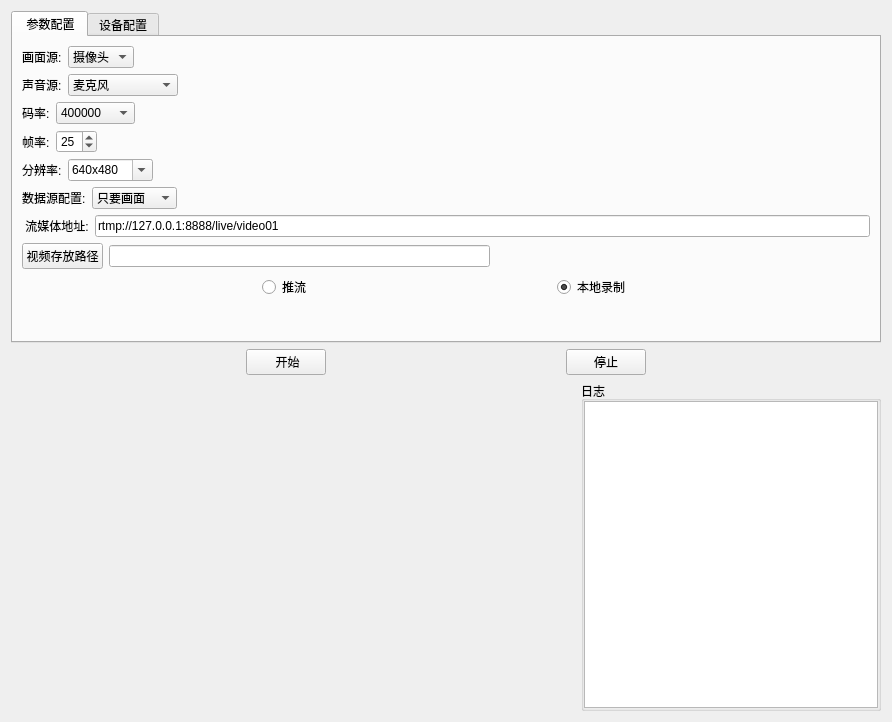
<?xml version="1.0" encoding="UTF-8"?>
<ui version="4.0">
 <class>Widget</class>
 <widget class="QWidget" name="Widget">
  <property name="geometry">
   <rect>
    <x>0</x>
    <y>0</y>
    <width>892</width>
    <height>722</height>
   </rect>
  </property>
  <property name="windowTitle">
   <string>Widget</string>
  </property>
  <layout class="QVBoxLayout" name="verticalLayout_3">
   <item>
    <widget class="QTabWidget" name="tabWidget">
     <property name="maximumSize">
      <size>
       <width>16777215</width>
       <height>370</height>
      </size>
     </property>
     <property name="currentIndex">
      <number>0</number>
     </property>
     <widget class="QWidget" name="tab">
      <attribute name="title">
       <string> 参数配置</string>
      </attribute>
      <layout class="QVBoxLayout" name="verticalLayout">
       <item>
        <layout class="QHBoxLayout" name="horizontalLayout">
         <item>
          <widget class="QLabel" name="label">
           <property name="text">
            <string>画面源:</string>
           </property>
          </widget>
         </item>
         <item>
          <widget class="QComboBox" name="comboBox_video_input">
           <item>
            <property name="text">
             <string>摄像头</string>
            </property>
           </item>
           <item>
            <property name="text">
             <string>桌面</string>
            </property>
           </item>
          </widget>
         </item>
         <item>
          <spacer name="horizontalSpacer">
           <property name="orientation">
            <enum>Qt::Horizontal</enum>
           </property>
           <property name="sizeHint" stdset="0">
            <size>
             <width>40</width>
             <height>20</height>
            </size>
           </property>
          </spacer>
         </item>
        </layout>
       </item>
       <item>
        <layout class="QHBoxLayout" name="horizontalLayout_9">
         <item>
          <widget class="QLabel" name="label_8">
           <property name="text">
            <string>声音源:</string>
           </property>
          </widget>
         </item>
         <item>
          <widget class="QComboBox" name="comboBox_audio_input">
           <item>
            <property name="text">
             <string>麦克风</string>
            </property>
           </item>
           <item>
            <property name="text">
             <string>扬声器</string>
            </property>
           </item>
           <item>
            <property name="text">
             <string>麦克风+扬声器</string>
            </property>
           </item>
          </widget>
         </item>
         <item>
          <spacer name="horizontalSpacer_10">
           <property name="orientation">
            <enum>Qt::Horizontal</enum>
           </property>
           <property name="sizeHint" stdset="0">
            <size>
             <width>40</width>
             <height>20</height>
            </size>
           </property>
          </spacer>
         </item>
        </layout>
       </item>
       <item>
        <layout class="QHBoxLayout" name="horizontalLayout_2">
         <item>
          <widget class="QLabel" name="label_2">
           <property name="text">
            <string>码率:</string>
           </property>
          </widget>
         </item>
         <item>
          <widget class="QComboBox" name="comboBox_rate">
           <item>
            <property name="text">
             <string>400000</string>
            </property>
           </item>
           <item>
            <property name="text">
             <string>3000000</string>
            </property>
           </item>
          </widget>
         </item>
         <item>
          <spacer name="horizontalSpacer_2">
           <property name="orientation">
            <enum>Qt::Horizontal</enum>
           </property>
           <property name="sizeHint" stdset="0">
            <size>
             <width>40</width>
             <height>20</height>
            </size>
           </property>
          </spacer>
         </item>
        </layout>
       </item>
       <item>
        <layout class="QHBoxLayout" name="horizontalLayout_3">
         <item>
          <widget class="QLabel" name="label_3">
           <property name="text">
            <string>帧率:</string>
           </property>
          </widget>
         </item>
         <item>
          <widget class="QSpinBox" name="spinBox_framCnt">
           <property name="value">
            <number>25</number>
           </property>
          </widget>
         </item>
         <item>
          <spacer name="horizontalSpacer_3">
           <property name="orientation">
            <enum>Qt::Horizontal</enum>
           </property>
           <property name="sizeHint" stdset="0">
            <size>
             <width>40</width>
             <height>20</height>
            </size>
           </property>
          </spacer>
         </item>
        </layout>
       </item>
       <item>
        <layout class="QHBoxLayout" name="horizontalLayout_4">
         <item>
          <widget class="QLabel" name="label_4">
           <property name="text">
            <string>分辨率:</string>
           </property>
          </widget>
         </item>
         <item>
          <widget class="QComboBox" name="comboBox_WxH">
           <property name="editable">
            <bool>true</bool>
           </property>
           <item>
            <property name="text">
             <string>640x480</string>
            </property>
           </item>
           <item>
            <property name="text">
             <string>1280x720</string>
            </property>
           </item>
          </widget>
         </item>
         <item>
          <spacer name="horizontalSpacer_4">
           <property name="orientation">
            <enum>Qt::Horizontal</enum>
           </property>
           <property name="sizeHint" stdset="0">
            <size>
             <width>40</width>
             <height>20</height>
            </size>
           </property>
          </spacer>
         </item>
        </layout>
       </item>
       <item>
        <layout class="QHBoxLayout" name="horizontalLayout_14">
         <item>
          <widget class="QLabel" name="label_10">
           <property name="text">
            <string>数据源配置:</string>
           </property>
          </widget>
         </item>
         <item>
          <widget class="QComboBox" name="comboBox_data_conf">
           <item>
            <property name="text">
             <string>只要画面</string>
            </property>
           </item>
           <item>
            <property name="text">
             <string>画面+声音</string>
            </property>
           </item>
          </widget>
         </item>
         <item>
          <spacer name="horizontalSpacer_17">
           <property name="orientation">
            <enum>Qt::Horizontal</enum>
           </property>
           <property name="sizeHint" stdset="0">
            <size>
             <width>40</width>
             <height>20</height>
            </size>
           </property>
          </spacer>
         </item>
        </layout>
       </item>
       <item>
        <layout class="QHBoxLayout" name="horizontalLayout_13">
         <item>
          <widget class="QLabel" name="label_9">
           <property name="text">
            <string> 流媒体地址:</string>
           </property>
          </widget>
         </item>
         <item>
          <widget class="QLineEdit" name="lineEdit_PushStreamAddr">
           <property name="text">
            <string>rtmp://127.0.0.1:8888/live/video01</string>
           </property>
          </widget>
         </item>
        </layout>
       </item>
       <item>
        <layout class="QHBoxLayout" name="horizontalLayout_16">
         <item>
          <widget class="QPushButton" name="pushButton_selectPath">
           <property name="text">
            <string>视频存放路径</string>
           </property>
          </widget>
         </item>
         <item>
          <widget class="QLineEdit" name="lineEdit_VideoSavePath">
           <property name="text">
            <string/>
           </property>
          </widget>
         </item>
         <item>
          <spacer name="horizontalSpacer_18">
           <property name="orientation">
            <enum>Qt::Horizontal</enum>
           </property>
           <property name="sizeHint" stdset="0">
            <size>
             <width>40</width>
             <height>20</height>
            </size>
           </property>
          </spacer>
         </item>
        </layout>
       </item>
       <item>
        <layout class="QHBoxLayout" name="horizontalLayout_12">
         <item>
          <spacer name="horizontalSpacer_14">
           <property name="orientation">
            <enum>Qt::Horizontal</enum>
           </property>
           <property name="sizeHint" stdset="0">
            <size>
             <width>40</width>
             <height>20</height>
            </size>
           </property>
          </spacer>
         </item>
         <item>
          <widget class="QRadioButton" name="radioButton_send_stream">
           <property name="text">
            <string>推流</string>
           </property>
          </widget>
         </item>
         <item>
          <spacer name="horizontalSpacer_16">
           <property name="orientation">
            <enum>Qt::Horizontal</enum>
           </property>
           <property name="sizeHint" stdset="0">
            <size>
             <width>40</width>
             <height>20</height>
            </size>
           </property>
          </spacer>
         </item>
         <item>
          <widget class="QRadioButton" name="radioButton_save_stream">
           <property name="text">
            <string>本地录制</string>
           </property>
           <property name="checked">
            <bool>true</bool>
           </property>
          </widget>
         </item>
         <item>
          <spacer name="horizontalSpacer_15">
           <property name="orientation">
            <enum>Qt::Horizontal</enum>
           </property>
           <property name="sizeHint" stdset="0">
            <size>
             <width>40</width>
             <height>20</height>
            </size>
           </property>
          </spacer>
         </item>
        </layout>
       </item>
       <item>
        <spacer name="verticalSpacer">
         <property name="orientation">
          <enum>Qt::Vertical</enum>
         </property>
         <property name="sizeHint" stdset="0">
          <size>
           <width>20</width>
           <height>31</height>
          </size>
         </property>
        </spacer>
       </item>
      </layout>
     </widget>
     <widget class="QWidget" name="widget">
      <attribute name="title">
       <string>设备配置</string>
      </attribute>
      <layout class="QVBoxLayout" name="verticalLayout_2">
       <item>
        <layout class="QHBoxLayout" name="horizontalLayout_5">
         <item>
          <widget class="QLabel" name="label_5">
           <property name="text">
            <string>摄像头设备:</string>
           </property>
          </widget>
         </item>
         <item>
          <widget class="QComboBox" name="comboBox_video_list"/>
         </item>
         <item>
          <spacer name="horizontalSpacer_7">
           <property name="orientation">
            <enum>Qt::Horizontal</enum>
           </property>
           <property name="sizeHint" stdset="0">
            <size>
             <width>40</width>
             <height>20</height>
            </size>
           </property>
          </spacer>
         </item>
        </layout>
       </item>
       <item>
        <layout class="QHBoxLayout" name="horizontalLayout_7">
         <item>
          <widget class="QLabel" name="label_6">
           <property name="text">
            <string>音频设备  :</string>
           </property>
          </widget>
         </item>
         <item>
          <widget class="QComboBox" name="comboBox_audio_list"/>
         </item>
         <item>
          <spacer name="horizontalSpacer_8">
           <property name="orientation">
            <enum>Qt::Horizontal</enum>
           </property>
           <property name="sizeHint" stdset="0">
            <size>
             <width>40</width>
             <height>20</height>
            </size>
           </property>
          </spacer>
         </item>
        </layout>
       </item>
       <item>
        <layout class="QHBoxLayout" name="horizontalLayout_8">
         <item>
          <widget class="QLabel" name="label_7">
           <property name="text">
            <string> 桌面:(因为桌面可以分屏有可能有多个页面)</string>
           </property>
          </widget>
         </item>
         <item>
          <widget class="QSpinBox" name="spinBox_DesktopPage"/>
         </item>
         <item>
          <spacer name="horizontalSpacer_9">
           <property name="orientation">
            <enum>Qt::Horizontal</enum>
           </property>
           <property name="sizeHint" stdset="0">
            <size>
             <width>40</width>
             <height>20</height>
            </size>
           </property>
          </spacer>
         </item>
        </layout>
       </item>
       <item>
        <layout class="QHBoxLayout" name="horizontalLayout_6">
         <item>
          <spacer name="horizontalSpacer_5">
           <property name="orientation">
            <enum>Qt::Horizontal</enum>
           </property>
           <property name="sizeHint" stdset="0">
            <size>
             <width>40</width>
             <height>20</height>
            </size>
           </property>
          </spacer>
         </item>
         <item>
          <widget class="QPushButton" name="pushButton_UpdateDevInfo">
           <property name="text">
            <string>刷新设备列表</string>
           </property>
          </widget>
         </item>
         <item>
          <spacer name="horizontalSpacer_6">
           <property name="orientation">
            <enum>Qt::Horizontal</enum>
           </property>
           <property name="sizeHint" stdset="0">
            <size>
             <width>40</width>
             <height>20</height>
            </size>
           </property>
          </spacer>
         </item>
        </layout>
       </item>
       <item>
        <spacer name="verticalSpacer_2">
         <property name="orientation">
          <enum>Qt::Vertical</enum>
         </property>
         <property name="sizeHint" stdset="0">
          <size>
           <width>20</width>
           <height>40</height>
          </size>
         </property>
        </spacer>
       </item>
      </layout>
     </widget>
    </widget>
   </item>
   <item>
    <layout class="QHBoxLayout" name="horizontalLayout_10">
     <item>
      <spacer name="horizontalSpacer_12">
       <property name="orientation">
        <enum>Qt::Horizontal</enum>
       </property>
       <property name="sizeHint" stdset="0">
        <size>
         <width>40</width>
         <height>20</height>
        </size>
       </property>
      </spacer>
     </item>
     <item>
      <widget class="QPushButton" name="pushButton_start">
       <property name="text">
        <string> 开始</string>
       </property>
      </widget>
     </item>
     <item>
      <spacer name="horizontalSpacer_11">
       <property name="orientation">
        <enum>Qt::Horizontal</enum>
       </property>
       <property name="sizeHint" stdset="0">
        <size>
         <width>40</width>
         <height>20</height>
        </size>
       </property>
      </spacer>
     </item>
     <item>
      <widget class="QPushButton" name="pushButton_stop">
       <property name="text">
        <string>停止</string>
       </property>
      </widget>
     </item>
     <item>
      <spacer name="horizontalSpacer_13">
       <property name="orientation">
        <enum>Qt::Horizontal</enum>
       </property>
       <property name="sizeHint" stdset="0">
        <size>
         <width>40</width>
         <height>20</height>
        </size>
       </property>
      </spacer>
     </item>
    </layout>
   </item>
   <item>
    <layout class="QHBoxLayout" name="horizontalLayout_11">
     <item>
      <widget class="VideoFrameDisplay" name="widget_video" native="true"/>
     </item>
     <item>
      <widget class="QGroupBox" name="groupBox">
       <property name="maximumSize">
        <size>
         <width>300</width>
         <height>16777215</height>
        </size>
       </property>
       <property name="title">
        <string>日志</string>
       </property>
       <layout class="QVBoxLayout" name="verticalLayout_4">
        <property name="spacing">
         <number>0</number>
        </property>
        <property name="leftMargin">
         <number>0</number>
        </property>
        <property name="topMargin">
         <number>0</number>
        </property>
        <property name="rightMargin">
         <number>0</number>
        </property>
        <property name="bottomMargin">
         <number>0</number>
        </property>
        <item>
         <widget class="QPlainTextEdit" name="plainTextEdit_log">
          <property name="readOnly">
           <bool>true</bool>
          </property>
         </widget>
        </item>
       </layout>
      </widget>
     </item>
    </layout>
   </item>
  </layout>
 </widget>
 <customwidgets>
  <customwidget>
   <class>VideoFrameDisplay</class>
   <extends>QWidget</extends>
   <header>videoframedisplay.h</header>
   <container>1</container>
  </customwidget>
 </customwidgets>
 <resources/>
 <connections/>
</ui>
